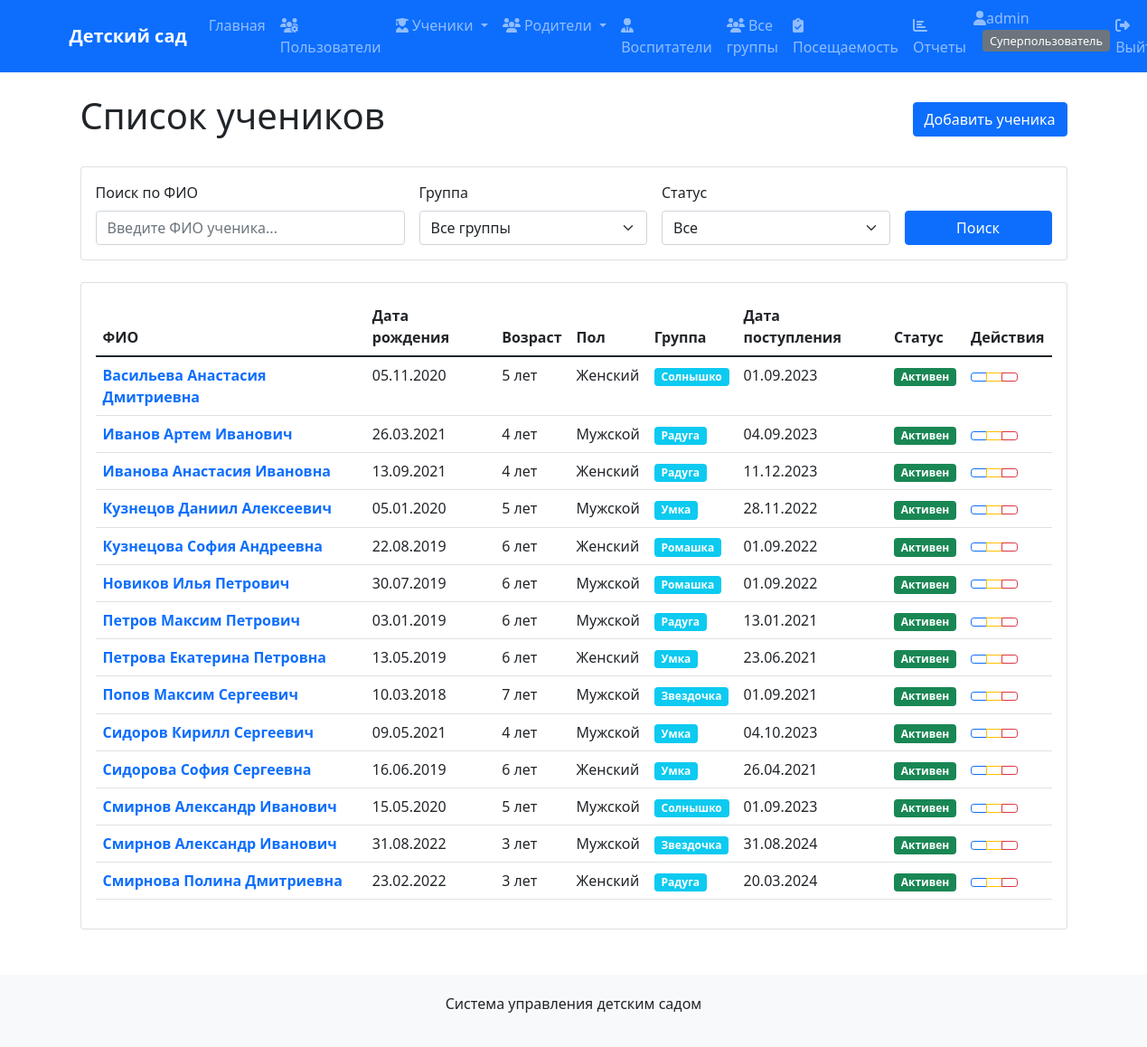
The app's page /students/ (signed in) with its own data.
### kindergarten/models.py (models this page shows, shortened)
class Student(models.Model):
    student_id = models.AutoField(primary_key=True)
    student_fio = models.CharField(max_length=100, verbose_name='ФИО ученика', db_index=True)
    student_birthday = models.DateField(verbose_name='Дата рождения', db_index=True)
    student_gender = models.CharField(max_length=1, choices=[('М', 'Мужской'), ('Ж', 'Женский')],
                                     verbose_name='Пол')
    student_address = models.TextField(verbose_name='Адрес проживания', blank=True)
    student_date_in = models.DateField(verbose_name='Дата поступления', db_index=True)
    student_date_out = models.DateField(verbose_name='Дата выпуска', null=True, blank=True, db_index=True)
    group = models.ForeignKey(Group, on_delete=models.SET_NULL, null=True,
                             verbose_name='Группа')
    def age(self):
        today = date.today()
        born = self.student_birthday
        return today.year - born.year - ((today.month, today.day) < (born.month, born.day))
    def is_active(self):
        return self.student_date_out is None or self.student_date_out > date.today()
    class Meta:
        verbose_name = 'Ученик'
        verbose_name_plural = 'Ученики'
        indexes = [
            models.Index(fields=['group', 'student_date_out']),  # For active students in group
            models.Index(fields=['student_fio', 'student_birthday']),  # For search queries
        ]

class Group(models.Model):
    CATEGORY_CHOICES = [
        ('Младшая', 'Младшая (2-3 года)'),
        ('Средняя', 'Средняя (3-4 года)'),
        ('Старшая', 'Старшая (4-5 лет)'),
        ('Подготовительная', 'Подготовительная (5-7 лет)'),
    ]
    MAX_STUDENTS = 30  # Максимальная наполняемость группы
    group_id = models.AutoField(primary_key=True)
    group_name = models.CharField(max_length=50, unique=True, verbose_name='Название группы', db_index=True)
    group_category = models.CharField(max_length=20, choices=CATEGORY_CHOICES,
                                     verbose_name='Возрастная категория', db_index=True)
    group_year = models.IntegerField(verbose_name='Год обучения', default=2024, db_index=True)
    teacher = models.ForeignKey(Teacher, on_delete=models.SET_NULL, null=True,
                               blank=True, verbose_name='Воспитатель')
    room_number = models.CharField(max_length=10, verbose_name='Номер кабинета',
                                  default='101')
    max_capacity = models.IntegerField(verbose_name='Максимальная наполняемость',
                                      default=MAX_STUDENTS)
    class Meta:
        verbose_name = 'Группа'
        verbose_name_plural = 'Группы'
        indexes = [
            models.Index(fields=['group_category', 'group_year']),
            models.Index(fields=['teacher', 'group_year']),
        ]

### kindergarten/views.py (the view)
# urls.py: path('students/', views.student_list, name='student_list'),
@login_required
@user_passes_test(is_teacher_director_or_superuser, login_url='home')
def student_list(request):
    students = Student.objects.all().select_related('group')
    if request.user.groups.filter(name='Воспитатели').exists() and hasattr(request.user, 'teacher_profile'):
        teacher = request.user.teacher_profile
        teacher_groups = Group.objects.filter(teacher=teacher)  # Используем Group, не KindergartenGroup
        students = students.filter(group__in=teacher_groups)
    search_query = request.GET.get('search', '')
    group_filter = request.GET.get('group', '')
    status_filter = request.GET.get('status', '')
    if search_query:
        students = students.filter(student_fio__icontains=search_query)
    if group_filter:
        students = students.filter(group_id=group_filter)
        selected_group = get_object_or_404(Group, pk=group_filter)
    else:
        selected_group = None
    if status_filter == 'active':
        students = students.filter(student_date_out__isnull=True)
    elif status_filter == 'graduated':
        students = students.filter(student_date_out__isnull=False)
    if request.user.groups.filter(name='Воспитатели').exists() and hasattr(request.user, 'teacher_profile'):
        teacher = request.user.teacher_profile
        groups = Group.objects.filter(teacher=teacher)
    elif request.user.groups.filter(name='Заведующие').exists() or request.user.is_superuser:
        groups = Group.objects.all()
    else:
        groups = Group.objects.none()
    students = students.order_by('student_fio')
    paginator = Paginator(students, 25)
    page_number = request.GET.get('page')
    try:
        page_obj = paginator.get_page(page_number)
    except PageNotAnInteger:
        page_obj = paginator.get_page(1)
    except EmptyPage:
        page_obj = paginator.get_page(paginator.num_pages)
    return render(request, 'kindergarten/student_list.html', {
        'students': page_obj,
        'groups': groups,
        'selected_group': selected_group,
    })

### kindergarten/views.py (called while the page is built)
def is_teacher_director_or_superuser(user):
    return (
        user.groups.filter(name='Воспитатели').exists() or
        user.groups.filter(name='Заведующие').exists() or
        user.is_superuser
    )

### kindergarten/templates/kindergarten/student_list.html (shortened to what this page needs)
{% extends 'kindergarten/base.html' %}
{% block content %}
<div class="container-fluid">
    <div class="d-flex justify-content-between align-items-center mb-4">
        <h1> Список учеников</h1>
        {% if user.groups.all.0.name == 'Заведующие' or user.is_superuser %}
        <a href="{% url 'student_create' %}" class="btn btn-primary">
             Добавить ученика
        </a>
        {% endif %}
    </div>
    <div class="card mb-4">
        <div class="card-body">
            <form method="get" class="row g-3">
                <div class="col-md-4">
                    <label for="search" class="form-label">Поиск по ФИО</label>
                    <input type="text" class="form-control" id="search" name="search"
                           value="{{ request.GET.search }}" placeholder="Введите ФИО ученика...">
                </div>
                <div class="col-md-3">
                    <label for="group" class="form-label">Группа</label>
                    <select class="form-select" id="group" name="group">
                        <option value="">Все группы</option>
                    </select>
                </div>
                <div class="col-md-3">
                    <label for="status" class="form-label">Статус</label>
                    <select class="form-select" id="status" name="status">
                        <option value="">Все</option>
                    </select>
                </div>
                <div class="col-md-2 d-flex align-items-end">
                    <button type="submit" class="btn btn-primary w-100">
                         Поиск
                    </button>
                </div>
            </form>
        </div>
    </div>
    <div class="card">
        <div class="card-body">
            {% if students %}
            <div class="table-responsive">
                <table class="table table-hover">
                    <thead>
                        <tr>
                            <th>ФИО</th>
                            <th>Дата рождения</th>
                            <th>Возраст</th>
                            <th>Пол</th>
                            <th>Группа</th>
                            <th>Дата поступления</th>
                            <th>Статус</th>
                            <th>Действия</th>
                        </tr>
                    </thead>
                    <tbody>
                        {% for student in students %}
                        <tr>
                            <td>
                                <a href="{% url 'student_detail' student.pk %}" class="text-decoration-none">
                                    <strong>{{ student.student_fio }}</strong>
                                </a>
                            </td>
                            <td>{{ student.student_birthday|date:"d.m.Y" }}</td>
                            <td>{{ student.age }} лет</td>
                            <td>{{ student.get_student_gender_display }}</td>
                            <td>
                                {% if student.group %}
                                <span class="badge bg-info">{{ student.group.group_name }}</span>
                                {% else %}
                                <span class="badge bg-secondary">Не назначена</span>
                                {% endif %}
                            </td>
                            <td>{{ student.student_date_in|date:"d.m.Y" }}</td>
                            <td>
                                {% if student.is_active %}
                                <span class="badge bg-success">Активен</span>
                                {% else %}
                                <span class="badge bg-warning">Выпущен</span>
                                {% endif %}
                            </td>
                            <td>
                                <div class="btn-group" role="group">
                                    <a href="{% url 'student_detail' student.pk %}" class="btn btn-sm btn-outline-primary">
                                    </a>
                                    {% if user.groups.all.0.name == 'Заведующие' or user.is_superuser %}
                                    <a href="{% url 'student_edit' student.pk %}" class="btn btn-sm btn-outline-warning">
                                    </a>
                                    <a href="{% url 'student_delete' student.pk %}" class="btn btn-sm btn-outline-danger">
                                    </a>
                                    {% endif %}
                                </div>
                            </td>
                        </tr>
                        {% endfor %}
                    </tbody>
                </table>
            </div>
            {% endif %}
        </div>
    </div>
</div>
{% endblock %}

### kindergarten/templates/kindergarten/base.html (shortened to what this page needs)
<!DOCTYPE html>
<html lang="ru">
<head>
    <link href="https://cdn.jsdelivr.net/npm/bootstrap@5.1.3/dist/css/bootstrap.min.css" rel="stylesheet">
</head>
<body>
    <nav class="navbar navbar-expand-lg navbar-dark bg-primary">
        <div class="container">
            <a class="navbar-brand" href="{% url 'home' %}">Детский сад</a>
            <div class="collapse navbar-collapse" id="navbarNav">
                <ul class="navbar-nav me-auto">
                    <li class="nav-item">
                        <a class="nav-link" href="{% url 'home' %}">Главная</a>
                    </li>
                    {% if user.is_authenticated %}
                        {% if user.groups.all.0.name == 'Родители' %}
                            {% if user.parent_profile %}
                                <li class="nav-item">
                                    <a class="nav-link" href="{% url 'parent_detail' user.parent_profile.pk %}">
                                        <i class="fas fa-user"></i> Мой профиль
                                    </a>
                                </li>
                                {% with children=user.parent_profile.studentparent_set.all %}
                                    {% if children %}
                                        <li class="nav-item">
                                            <a class="nav-link" href="{% url 'student_detail' children.0.student.pk %}">
                                                <i class="fas fa-child"></i> Мой ребенок
                                            </a>
                                        </li>
                                        <li class="nav-item">
                                            <a class="nav-link" href="{% url 'group_detail' children.0.student.group.pk %}">
                                                <i class="fas fa-users"></i> Группа ребенка
                                            </a>
                                        </li>
                                    {% endif %}
                                {% endwith %}
                            {% endif %}
                        {% elif user.is_superuser %}
                            <li class="nav-item">
                                <a class="nav-link" href="{% url 'user_management' %}">
                                    <i class="fas fa-users-cog"></i> Пользователи
                                </a>
                            </li>
                            <li class="nav-item dropdown">
                                <a class="nav-link dropdown-toggle" href="#" id="studentsDropdown" role="button" data-bs-toggle="dropdown">
                                    <i class="fas fa-user-graduate"></i> Ученики
                                </a>
                            </li>
                            <li class="nav-item dropdown">
                                <a class="nav-link dropdown-toggle" href="#" id="parentsDropdown" role="button" data-bs-toggle="dropdown">
                                    <i class="fas fa-users"></i> Родители
                                </a>
                            </li>
                            <li class="nav-item">
                                <a class="nav-link" href="{% url 'teacher_list' %}">
                                    <i class="fas fa-user-tie"></i> Воспитатели
                                </a>
                            </li>
                            <li class="nav-item">
                                <a class="nav-link" href="{% url 'group_list' %}">
                                    <i class="fas fa-users"></i> Все группы
                                </a>
                            </li>
                            <li class="nav-item">
                                <a class="nav-link" href="{% url 'attendance_list' %}">
                                    <i class="fas fa-clipboard-check"></i> Посещаемость
                                </a>
                            </li>
                        {% endif %}
                        <li class="nav-item">
                            <a class="nav-link" href="{% url 'reports_dashboard' %}">
                                <i class="fas fa-chart-bar"></i> Отчеты
                            </a>
                        </li>
                    {% endif %}
                </ul>
                <ul class="navbar-nav">
                    {% if user.is_authenticated %}
                        <li class="nav-item">
                            <span class="navbar-text me-3">
                                <i class="fas fa-user"></i>{{ user.username }}
                                <span class="user-role">
                                    {% if user.groups.all.0.name == 'Родители' %}
                                        Родитель
                                    {% elif user.groups.all.0.name == 'Воспитатели' %}
                                        Воспитатель
                                    {% elif user.groups.all.0.name == 'Заведующие' %}
                                        Администратор
                                    {% elif user.is_superuser %}
                                        Суперпользователь
                                    {% endif %}
                                </span>
                            </span>
                        </li>
                        <li class="nav-item">
                            <a class="nav-link" href="{% url 'logout' %}">
                                <i class="fas fa-sign-out-alt"></i> Выйти
                            </a>
                        </li>
                    {% endif %}
                </ul>
            </div>
        </div>
    </nav>
    <div class="container mt-4">
        {% block content %}{% endblock %}
    </div>
    <footer class="footer">
        <div class="container text-center">
            <p>Система управления детским садом</p>
        </div>
    </footer>
</body>
</html>

### kindergarten/templates/kindergarten/base.html (style rules this page uses)
.navbar-brand { font-weight: bold; }
.footer { margin-top: 50px; padding: 20px; background-color: #f8f9fa; }
.user-role { background-color: #6c757d; color: white; padding: 3px 8px; border-radius: 4px; font-size: 0.8em; margin-left: 10px; }

### records on screen
Student: student_fio "Васильева Анастасия Дмитриевна", student_birthday "05.11.2020", age "5", student_gender "Женский", group.group_name "Солнышко", student_date_in "01.09.2023", shows "Активен"
Student: student_fio "Иванов Артем Иванович", student_birthday "26.03.2021", age "4", student_gender "Мужской", group.group_name "Радуга", student_date_in "04.09.2023", shows "Активен"
Student: student_fio "Иванова Анастасия Ивановна", student_birthday "13.09.2021", age "4", student_gender "Женский", group.group_name "Радуга", student_date_in "11.12.2023", shows "Активен"
Student: student_fio "Кузнецов Даниил Алексеевич", student_birthday "05.01.2020", age "5", student_gender "Мужской", group.group_name "Умка", student_date_in "28.11.2022", shows "Активен"
Student: student_fio "Кузнецова София Андреевна", student_birthday "22.08.2019", age "6", student_gender "Женский", group.group_name "Ромашка", student_date_in "01.09.2022", shows "Активен"
Student: student_fio "Новиков Илья Петрович", student_birthday "30.07.2019", age "6", student_gender "Мужской", group.group_name "Ромашка", student_date_in "01.09.2022", shows "Активен"
Student: student_fio "Петров Максим Петрович", student_birthday "03.01.2019", age "6", student_gender "Мужской", group.group_name "Радуга", student_date_in "13.01.2021", shows "Активен"
Student: student_fio "Петрова Екатерина Петровна", student_birthday "13.05.2019", age "6", student_gender "Женский", group.group_name "Умка", student_date_in "23.06.2021", shows "Активен"
Student: student_fio "Попов Максим Сергеевич", student_birthday "10.03.2018", age "7", student_gender "Мужской", group.group_name "Звездочка", student_date_in "01.09.2021", shows "Активен"
Student: student_fio "Сидоров Кирилл Сергеевич", student_birthday "09.05.2021", age "4", student_gender "Мужской", group.group_name "Умка", student_date_in "04.10.2023", shows "Активен"
Student: student_fio "Сидорова София Сергеевна", student_birthday "16.06.2019", age "6", student_gender "Женский", group.group_name "Умка", student_date_in "26.04.2021", shows "Активен"
Student: student_fio "Смирнов Александр Иванович", student_birthday "15.05.2020", age "5", student_gender "Мужской", group.group_name "Солнышко", student_date_in "01.09.2023", shows "Активен"
Student: student_fio "Смирнов Александр Иванович", student_birthday "31.08.2022", age "3", student_gender "Мужской", group.group_name "Звездочка", student_date_in "31.08.2024", shows "Активен"
Student: student_fio "Смирнова Полина Дмитриевна", student_birthday "23.02.2022", age "3", student_gender "Женский", group.group_name "Радуга", student_date_in "20.03.2024", shows "Активен"

### other values on screen
{{ user.username }} "admin"
